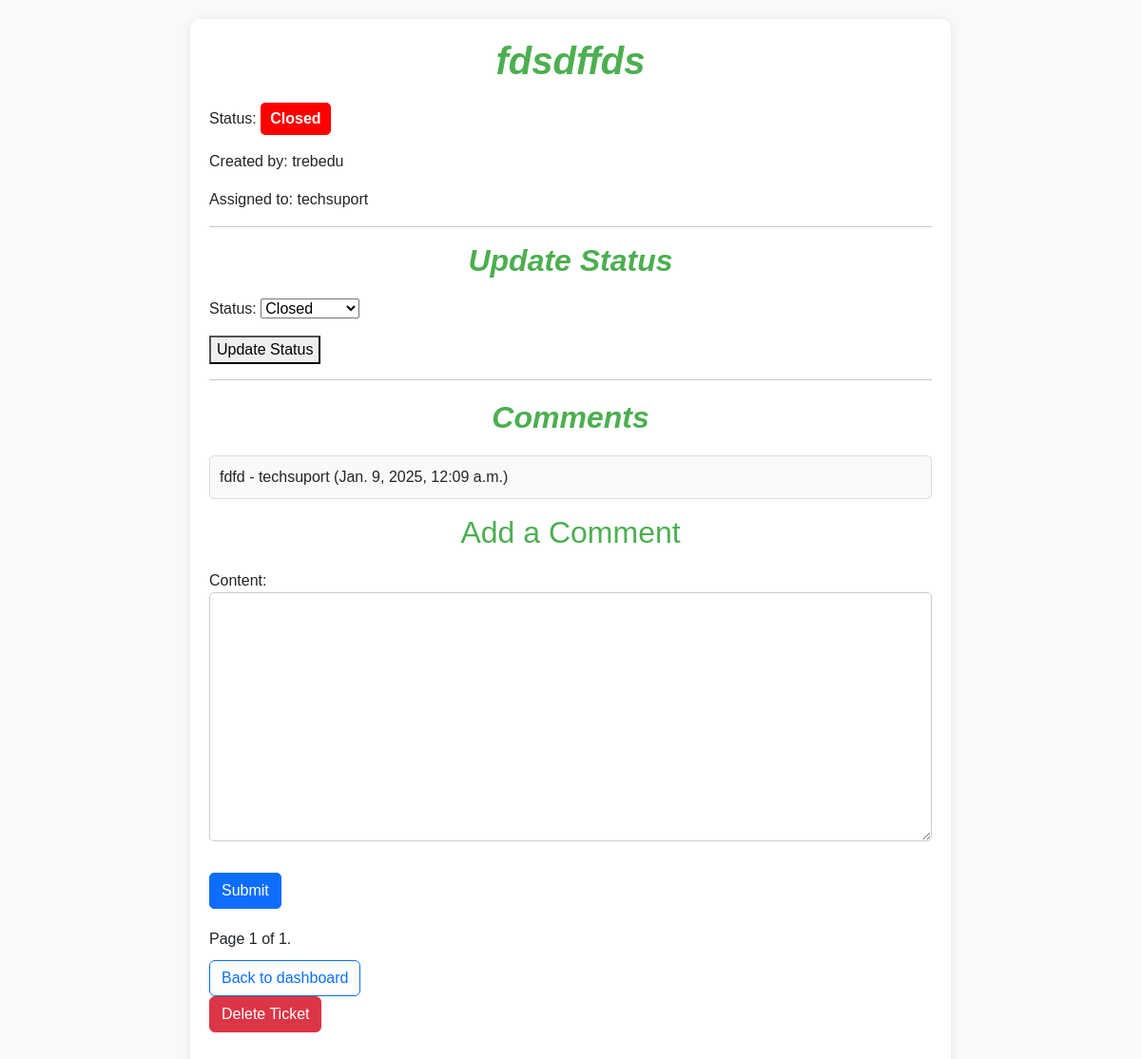
/tickets/ticket/72/ (signed in), run on the app's committed database.
### tickets/models.py (models this page shows, shortened)
class Ticket(models.Model):
    STATUS_CHOICES = [
        ('open', 'Open'),
        ('in_progress', 'In Progress'),
        ('closed', 'Closed'),
    ]
    title = models.CharField(max_length=200)
    description = models.TextField()
    status = models.CharField(max_length=20, choices=STATUS_CHOICES, default='open')
    created_by = models.ForeignKey(User, on_delete=models.CASCADE, related_name='created_tickets')
    problem_type = models.ForeignKey(ProblemType, on_delete=models.SET_NULL, null=True)
    assigned_to = models.ForeignKey(User, on_delete=models.SET_NULL, null=True, related_name='assigned_tickets')
    created_at = models.DateTimeField(auto_now_add=True)
    updated_at = models.DateTimeField(auto_now=True)
    class Meta:
        ordering = ['status', '-created_at']

class Comment(models.Model):
    ticket = models.ForeignKey(Ticket, on_delete=models.CASCADE, related_name='comments')
    author = models.ForeignKey(User, on_delete=models.CASCADE)
    content = models.TextField()
    created_at = models.DateTimeField(auto_now_add=True)

### tickets/views.py (the view, shortened to what this page needs)
# urls.py: path('ticket/<int:pk>/', views.ticket_detail, name='ticket_detail'),
@login_required
def ticket_detail(request, pk):
    ticket = get_object_or_404(Ticket, pk=pk)
    is_creator = ticket.created_by == request.user
    is_tech_support = request.user.groups.filter(name='Tech Support').exists()
    if (is_creator or is_tech_support) and request.method == 'POST' and 'update_status' in request.POST:
        status_form = TicketStatusForm(request.POST, instance=ticket, user=request.user)
        if status_form.is_valid():
            status_form.save()
            messages.success(request, "Ticket status updated successfully.")
            return redirect('ticket_detail', pk=ticket.pk)
    else:
        status_form = TicketStatusForm(instance=ticket, user=request.user)
    comment_form = CommentForm()
    comments = ticket.comments.all().order_by('-created_at')
    paginator = Paginator(comments, 5)
    page_number = request.GET.get('page')
    try:
        comments = paginator.page(page_number)
    except PageNotAnInteger:
        comments = paginator.page(1)
    except EmptyPage:
        comments = paginator.page(paginator.num_pages)
    return render(request, 'tickets/ticket_detail.html', {
        'ticket': ticket,
        'status_form': status_form,
        'comment_form': comment_form,
        'is_creator': is_creator,
        'is_tech_support': is_tech_support,
        'comments': comments,
    })

### tickets/forms.py
class TicketStatusForm(forms.ModelForm):
    class Meta:
        model = Ticket
        fields = ['status']
    def __init__(self, *args, **kwargs):
        self.user = kwargs.pop('user', None)
        super().__init__(*args, **kwargs)
        if self.user and self.user.groups.filter(name='Tech Support').exists():
            self.fields['status'].choices = [
                ('in_progress', 'In Progress'),
                ('closed', 'Closed'),
            ]
        else:
            self.fields['status'].disabled = True

class CommentForm(forms.ModelForm):
    class Meta:
        model = Comment
        fields = ['content']

### tickets/templates/tickets/ticket_detail.html (shortened to what this page needs)
{% extends 'base.html' %}
{% block content %}
    <h1 class="class">{{ ticket.title }}</h1>
    <p>Status:
        <span class="status
            {% if ticket.status == 'open' %}open{% elif ticket.status == 'in_progress' %}in-progress{% else %}closed{% endif %}">
            {{ ticket.get_status_display }}
        </span>
    </p>
    {% if is_tech_support %}<p>Created by: {{ ticket.created_by }}</p>{% endif %}
    <p>Assigned to: {{ ticket.assigned_to }}</p>
<hr>
    {% if is_creator or is_tech_support %}
        <h2 class="class">Update Status</h2>
        <form method="post">
            {{ status_form.as_p }}
            {% if is_tech_support %}
                <button type="submit" name="update_status">Update Status</button>
            {% endif %}
<hr>
        </form>
    {% endif %}
    <h2 class="class">Comments</h2>
    <ul class="comment-list">
        {% for comment in ticket.comments.all %}
            <li>{{ comment.content }} - {{ comment.author }} ({{ comment.created_at }})</li>
        {% endfor %}
    </ul>
    <h2>Add a Comment</h2>
    <form method="post">
        {{ comment_form.as_p }}
        <button type="submit" name="add_comment" class="btn btn-primary">Submit</button>
    </form>
    <div class="pagination">
        <span class="step-links">
            <span class="current">
                Page {{ comments.number }} of {{ comments.paginator.num_pages }}.
            </span>
        </span>
    </div>
    {% if is_creator or is_tech_support %}
        <a href="{% url 'profile' %}" class="btn btn-outline-primary">Back to dashboard</a>
    {% endif %}
    {% if is_tech_support and ticket.status == 'closed' %}
        <form method="post" action="{% url 'delete_ticket' ticket.pk %}">
            <button type="submit" class="btn btn-danger">Delete Ticket</button>
        </form>
    {% endif %}
{% endblock %}

### tickets/static/css/base.css (style rules this page uses)
body { font-family: Arial, sans-serif; background-color: #f8f9fa; margin: 0; padding: 20px; }
h1, h2 { color: #4CAF50; text-align: center; margin-bottom: 20px; }
.btn-primary, .btn-success { margin-top: 10px; font-size: 16px; border-radius: 5px; }
form { margin-bottom: 20px; }
.status { padding: 5px 10px; border-radius: 5px; font-weight: bold; text-align: center; }
.status.closed { background-color: lightgreen; color: black; }
.pagination { margin-top: 20px; text-align: center; }
.comment-list { list-style: none; padding: 0; }
.comment-list li { background: #f9f9f9; border: 1px solid #ddd; padding: 10px; border-radius: 5px; margin-bottom: 10px; }
.status { padding: 5px 10px; border-radius: 5px; font-weight: bold; text-align: center; display: inline-block; }
.status.closed { background-color: red; color: white; }
.btn-outline-primary { margin-top: 10px; }
form textarea { width: 100%; padding: 10px; border-radius: 5px; border: 1px solid #ccc; box-sizing: border-box; }
.class { font-weight: bold; font-style: italic; }

### data on the page
Ticket: title "fdsdffds", status "Closed", created_by "trebedu", assigned_to "techsuport"
Comment: content "fdfd", author "techsuport", created_at "Jan. 9, 2025, 12:09 a.m."

### other printed values
{{ comments.number }} "1"
{{ comments.paginator.num_pages }} "1"
